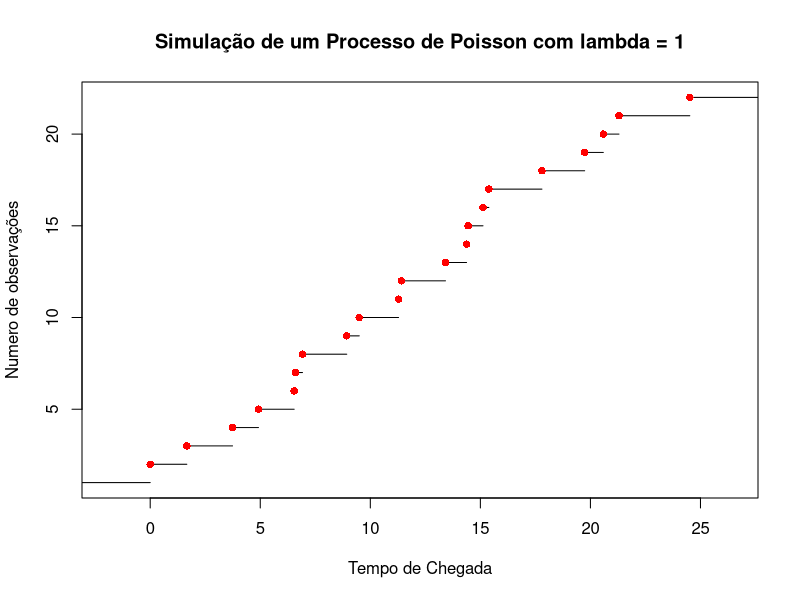
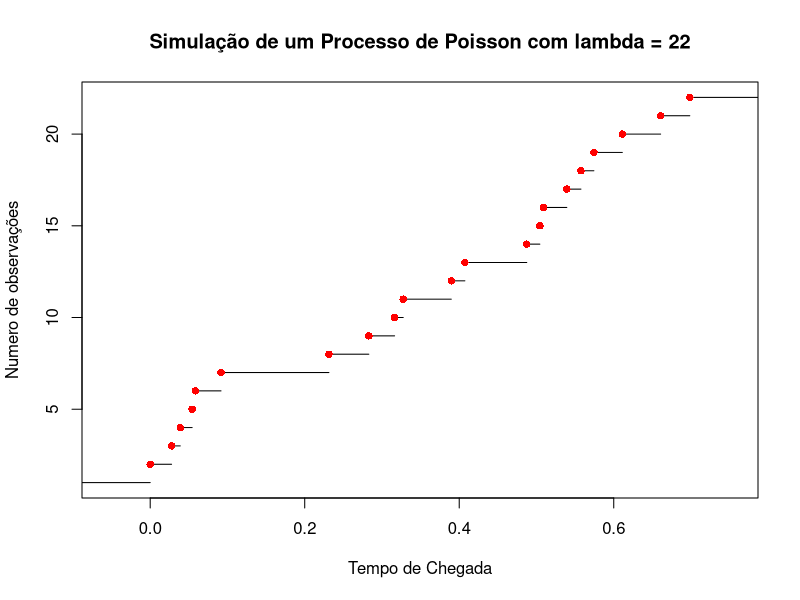
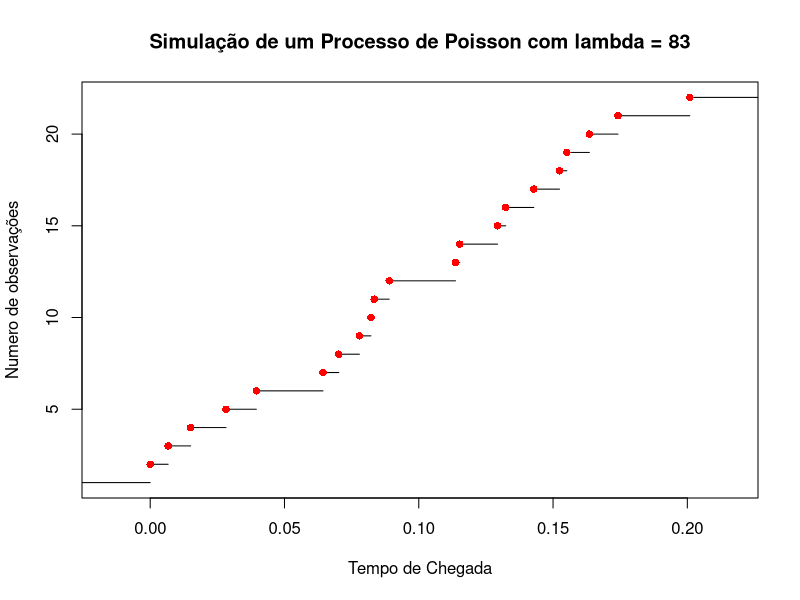

Generate these figures, in order, with R: (Note: a time limit stopped this script after it produced the figures.)
## ---- chunk 1
knitr::opts_chunk$set(echo = TRUE)
## ---- chunk 2
poi_process <- function(lambda,n){
  
  # initialize vector of total wait time for the arrival of each event:
  s<-numeric(n+1)
  # set S_0 = 0
  s[1] <-0
  # generate vector of iid Exp random variables:
  x <-replicate(n,rexp(1,lambda))
  # assign wait time to vector s in for loop:
  for (k in 1:n){
    
    s[k+1] <-sum(x[1:k])
    
  }
  # return vector of wait time
  return(s)
  
}

## ---- chunk 3
poi_plot=function(data,lambda,n){
plot(stepfun(data, 1:(n+2)), 
     do.points = TRUE,
     pch = 16,
     col.points = "red",
     verticals = FALSE,
     main = paste('Simulação de um Processo de Poisson com lambda =',lambda),
     xlab = 'Tempo de Chegada',
     ylab = 'Numero de observações')
}
## ---- chunk 4
n=20
lambda=sample(c(1:10),1)
paste('Seja n:',n,'e lambda:',lambda)
data=poi_process(lambda,n)
poi_plot(data,lambda,n)
## ---- chunk 5
lambda=sample(c(20:50),1)
paste('Seja n:',n,'e lambda:',lambda)
data=poi_process(lambda,n)
poi_plot(data,lambda,n)
## ---- chunk 6
lambda=sample(c(80:100),1)
paste('Seja n:',n,'e lambda:',lambda)
data=poi_process(lambda,n)
poi_plot(data,lambda,n)
## ---- chunk 7
poi_estim=function(data){
  #Initializing the data vector
  data_ret=numeric()
  #Calculing lambda by propriety one
  data_ret=1:length(data)/data
  data_ret=data_ret[-1]
  #returining the mean
  return(mean(data_ret))
}
## ---- chunk 8
#Random selection of time observation
mc_time=runif(2000,min = 1,max = 10000)
#Fixing lambda
lambda_fixed=sample(1:10,1)
mc_data=numeric()
#Calculating the asymptotic property of lambda
for(i in seq_along(mc_time)){
  mc_data=c(mc_data,poi_estim(poi_process(lambda=lambda_fixed,n=mc_time[i])))
}

#$Ploting lambda estimator
plot(mc_time,mc_data,ylim=c(lambda_fixed-4,lambda_fixed+4),main = paste('Convergencia para lambda:',lambda_fixed),xlab = 'tempo de observação decorrido',ylab='Lambda estimado')
abline(h=lambda_fixed,col='red')
